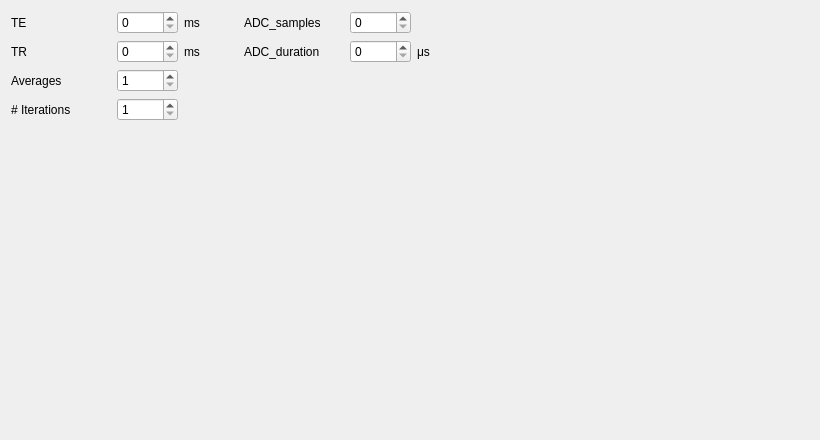
<?xml version="1.0" encoding="UTF-8"?>
<ui version="4.0">
 <class>Form</class>
 <widget class="QWidget" name="Form">
  <property name="geometry">
   <rect>
    <x>0</x>
    <y>0</y>
    <width>820</width>
    <height>440</height>
   </rect>
  </property>
  <property name="windowTitle">
   <string>Form</string>
  </property>
  <layout class="QHBoxLayout" name="horizontalLayout">
   <item>
    <layout class="QGridLayout" name="gridLayout">
     <item row="2" column="0">
      <widget class="QLabel" name="label_5">
       <property name="text">
        <string>Averages</string>
       </property>
      </widget>
     </item>
     <item row="4" column="0">
      <spacer name="verticalSpacer">
       <property name="orientation">
        <enum>Qt::Vertical</enum>
       </property>
       <property name="sizeHint" stdset="0">
        <size>
         <width>20</width>
         <height>40</height>
        </size>
       </property>
      </spacer>
     </item>
     <item row="0" column="2">
      <widget class="QLabel" name="label_3">
       <property name="text">
        <string>ms</string>
       </property>
      </widget>
     </item>
     <item row="0" column="1">
      <widget class="QSpinBox" name="TESpinBox">
       <property name="maximum">
        <number>10000</number>
       </property>
      </widget>
     </item>
     <item row="1" column="1">
      <widget class="QSpinBox" name="TRSpinBox">
       <property name="maximum">
        <number>10000</number>
       </property>
      </widget>
     </item>
     <item row="0" column="0">
      <widget class="QLabel" name="label">
       <property name="minimumSize">
        <size>
         <width>100</width>
         <height>0</height>
        </size>
       </property>
       <property name="text">
        <string>TE</string>
       </property>
      </widget>
     </item>
     <item row="2" column="1">
      <widget class="QSpinBox" name="NSA_SpinBox">
       <property name="minimum">
        <number>1</number>
       </property>
      </widget>
     </item>
     <item row="1" column="2">
      <widget class="QLabel" name="label_4">
       <property name="text">
        <string>ms</string>
       </property>
      </widget>
     </item>
     <item row="1" column="0">
      <widget class="QLabel" name="label_2">
       <property name="text">
        <string>TR</string>
       </property>
      </widget>
     </item>
     <item row="3" column="1">
      <widget class="QSpinBox" name="N_ITER_spinBox">
       <property name="minimum">
        <number>1</number>
       </property>
       <property name="value">
        <number>1</number>
       </property>
      </widget>
     </item>
     <item row="3" column="0">
      <widget class="QLabel" name="label_10">
       <property name="text">
        <string># Iterations</string>
       </property>
      </widget>
     </item>
    </layout>
   </item>
   <item>
    <spacer name="horizontalSpacer_2">
     <property name="orientation">
      <enum>Qt::Horizontal</enum>
     </property>
     <property name="sizeType">
      <enum>QSizePolicy::Fixed</enum>
     </property>
     <property name="sizeHint" stdset="0">
      <size>
       <width>38</width>
       <height>20</height>
      </size>
     </property>
    </spacer>
   </item>
   <item>
    <layout class="QGridLayout" name="gridLayout_2">
     <item row="0" column="1">
      <widget class="QSpinBox" name="ADC_samples_SpinBox">
       <property name="maximum">
        <number>8192</number>
       </property>
      </widget>
     </item>
     <item row="1" column="1">
      <widget class="QSpinBox" name="ADC_duration_SpinBox">
       <property name="maximum">
        <number>99999</number>
       </property>
      </widget>
     </item>
     <item row="0" column="2">
      <widget class="QLabel" name="label_8">
       <property name="text">
        <string/>
       </property>
      </widget>
     </item>
     <item row="3" column="0" colspan="3">
      <spacer name="verticalSpacer_2">
       <property name="orientation">
        <enum>Qt::Vertical</enum>
       </property>
       <property name="sizeHint" stdset="0">
        <size>
         <width>20</width>
         <height>352</height>
        </size>
       </property>
      </spacer>
     </item>
     <item row="1" column="2">
      <widget class="QLabel" name="label_7">
       <property name="text">
        <string>μs</string>
       </property>
      </widget>
     </item>
     <item row="1" column="0">
      <widget class="QLabel" name="label_9">
       <property name="text">
        <string>ADC_duration</string>
       </property>
      </widget>
     </item>
     <item row="0" column="0">
      <widget class="QLabel" name="label_6">
       <property name="minimumSize">
        <size>
         <width>100</width>
         <height>0</height>
        </size>
       </property>
       <property name="text">
        <string>ADC_samples</string>
       </property>
      </widget>
     </item>
    </layout>
   </item>
   <item>
    <spacer name="horizontalSpacer">
     <property name="orientation">
      <enum>Qt::Horizontal</enum>
     </property>
     <property name="sizeHint" stdset="0">
      <size>
       <width>338</width>
       <height>20</height>
      </size>
     </property>
    </spacer>
   </item>
  </layout>
 </widget>
 <resources/>
 <connections/>
</ui>
